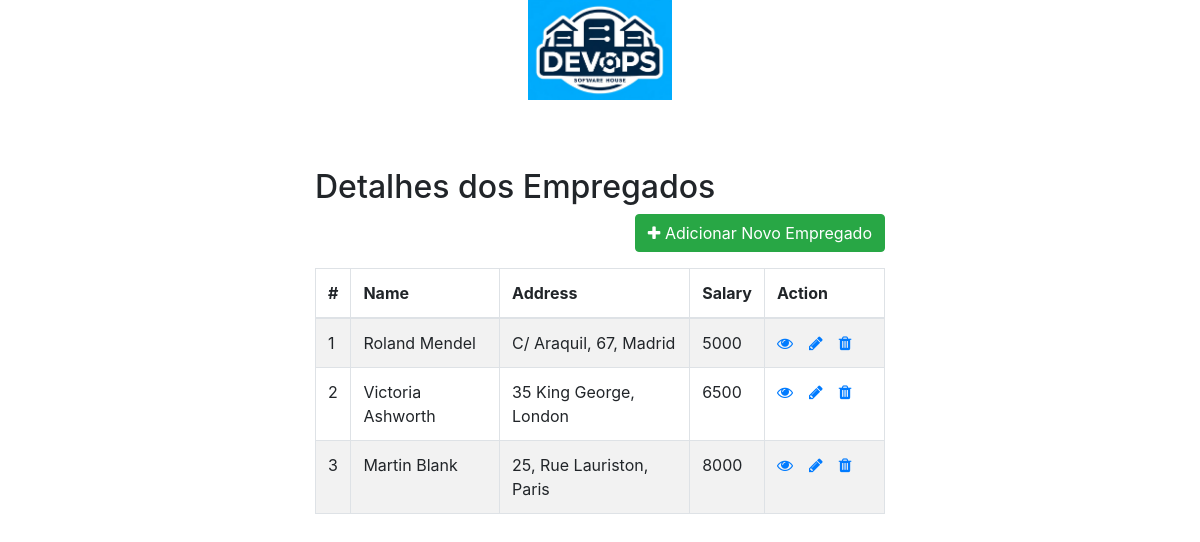
Before: / with the older database file.
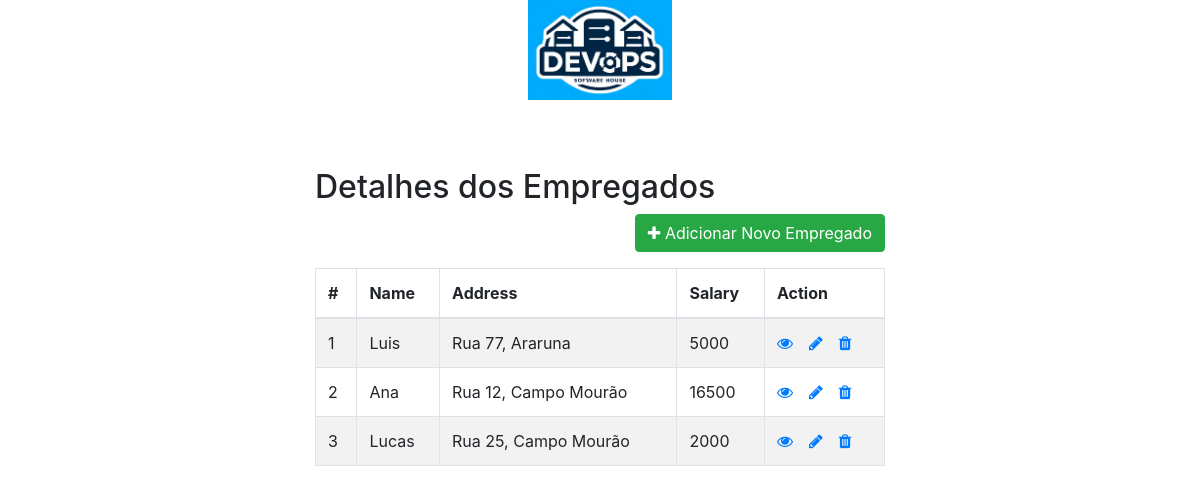
After: the same page with the newer database file.
### tables this page shows
CREATE TABLE IF NOT EXISTS `employees` (
  `id` int(11) NOT NULL AUTO_INCREMENT,
  `name` varchar(100) NOT NULL,
  `address` varchar(255) NOT NULL,
  `salary` int(10) NOT NULL,
  PRIMARY KEY (`id`)
);

### index.php (the view, shortened to what this page needs)
<!DOCTYPE html>
<html lang="pt">
<head>
    <link rel="stylesheet" href="https://stackpath.bootstrapcdn.com/bootstrap/4.5.2/css/bootstrap.min.css">
    <link rel="stylesheet" href="https://maxcdn.bootstrapcdn.com/font-awesome/4.7.0/css/font-awesome.min.css">
</head>
<body>
    <div class="header-logo">
        <img src="img/logo.png" alt="Logotipo da DEVOPS Software House">
    </div>
    <div class="wrapper">
        <div class="container-fluid">
            <div class="row">
                <div class="col-md-12">
                    <div class="mt-5 mb-3 clearfix">
                        <h2 class="pull-left">Detalhes dos Empregados</h2>
                        <a href="create.php" class="btn btn-success pull-right"><i class="fa fa-plus"></i> Adicionar Novo Empregado</a>
                    </div>
                    <?php
                    require_once "config.php";
                    $sql = "SELECT * FROM employees";
                    if($result = mysqli_query($link, $sql)){
                        if(mysqli_num_rows($result) > 0){
                            echo '<table class="table table-bordered table-striped">';
                                echo "<thead>";
                                    echo "<tr>";
                                        echo "<th>#</th>";
                                        echo "<th>Name</th>";
                                        echo "<th>Address</th>";
                                        echo "<th>Salary</th>";
                                        echo "<th>Action</th>";
                                    echo "</tr>";
                                echo "</thead>";
                                echo "<tbody>";
                                while($row = mysqli_fetch_array($result)){
                                    echo "<tr>";
                                        echo "<td>" . $row['id'] . "</td>";
                                        echo "<td>" . $row['name'] . "</td>";
                                        echo "<td>" . $row['address'] . "</td>";
                                        echo "<td>" . $row['salary'] . "</td>";
                                        echo "<td>";
                                            echo '<a href="read.php?id='. $row['id'] .'" class="mr-3" title="View Record" data-toggle="tooltip"><span class="fa fa-eye"></span></a>';
                                            echo '<a href="update.php?id='. $row['id'] .'" class="mr-3" title="Update Record" data-toggle="tooltip"><span class="fa fa-pencil"></span></a>';
                                            echo '<a href="delete.php?id='. $row['id'] .'" title="Delete Record" data-toggle="tooltip"><span class="fa fa-trash"></span></a>';
                                        echo "</td>";
                                    echo "</tr>";
                                }
                                echo "</tbody>";
                            echo "</table>";
                        } else{
                            echo '<div class="alert alert-danger"><em>No records were found.</em></div>';
                        }
                    } else{
                        echo "Oops! Something went wrong. Please try again later.";
                    }
                    ?>
                </div>
            </div>
        </div>
    </div>
</body>
</html>

### index.php (style rules this page uses)
.wrapper { width: 600px; margin: 0 auto; }
table tr td:last-child { width: 120px; }
.header-logo { text-align: center; margin-bottom: 20px; }
.header-logo img { max-height: 100px; }

Changed rows visible on the page:
changed employees id 1: name "Roland Mendel" → "Luis"; address "C/ Araquil, 67, Madrid" → "Rua 77, Araruna"
changed employees id 2: name "Victoria Ashworth" → "Ana"; address "35 King George, London" → "Rua 12, Campo Mourão"; salary "6500" → "16500"
changed employees id 3: name "Martin Blank" → "Lucas"; address "25, Rue Lauriston, Paris" → "Rua 25, Campo Mourão"; salary "8000" → "2000"
